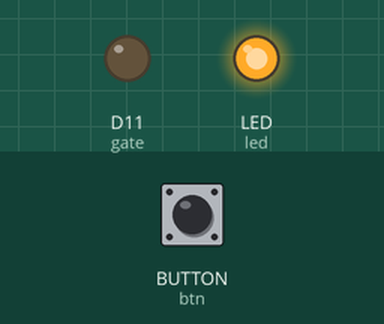
A program run on a simulated CircuitPython board. On the bench: output pins drawn as LEDs (lit = HIGH). The inputs (shaded band) are chosen by the test bench; at power-on: BUTTON (btn) HIGH. USB keyboard and mouse output is not drawn.

Above: at 1.2 s.
1.3 s: BUTTON (btn) pulled LOW for 0.15 s
At 2.1 s:
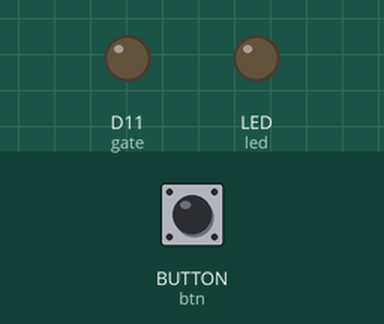
Timing chart, 0 to 4.3 s (numbered marks = the images above; inputs shaded):
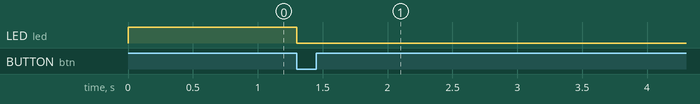

The program:

code.py
```python
# Write your code here :-)
import board
import digitalio
from digitalio import DigitalInOut, Direction, Pull, DriveMode
import time
from adafruit_hid.keyboard import Keyboard
from adafruit_hid.keycode import Keycode
import usb_hid

gate = DigitalInOut(board.D11)
gate.direction = Direction.OUTPUT
gate.value = False

led = DigitalInOut(board.LED)
led.direction = Direction.OUTPUT

btn = DigitalInOut(board.BUTTON)
btn.direction = Direction.INPUT
btn.pull = Pull.UP

keyboard = Keyboard(usb_hid.devices)

while True:
    if not btn.value:
        led.value = False
        for i in range(20):
            time.sleep(1)
            keyboard.press(Keycode.F)
            keyboard.release(Keycode.F)
            gate.value = True
            time.sleep(0.001)
            gate.value = False
    else:
        led.value = True
```

Measured:
- after the input at 1.3 s, LED (led): HIGH → LOW at once
